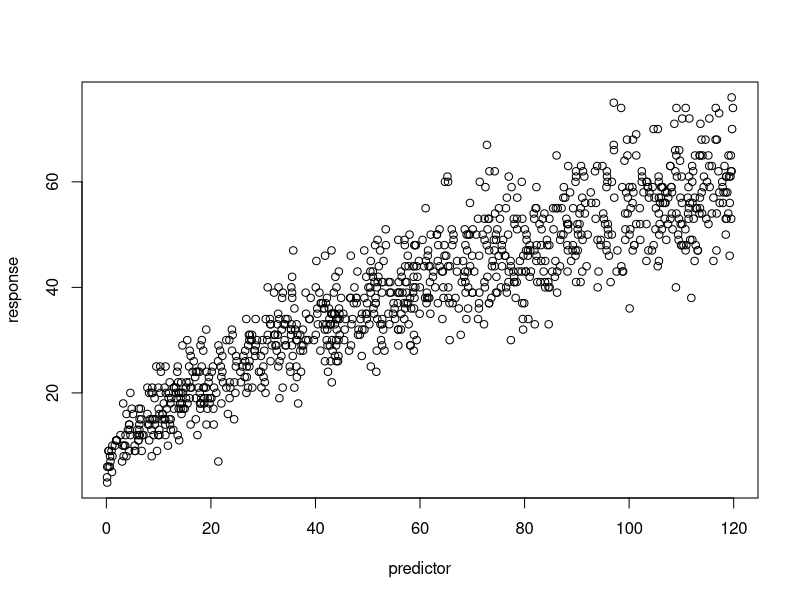

The R script that drew this image: (Note: this script raises an error after producing the figure.)
## ---- chunk 1
knitr::opts_chunk$set(echo = TRUE)
## ---- chunk 2
#Deterministic Function - power law
powLaw <- function(a,b,x){
  return((a * x^b))
}

#Inv Link function - exponent for the ln() link function.
invLink <- function(z){
  return(exp(z))
}
## ---- chunk 3
a <- 2 
b <- 0.15


x <- runif(1000, min = 0, max = 120) #Max area of a fragment = 120 M^2
y <- rpois(n = 1e3, lambda = invLink(powLaw(a,b,x)))

Rgonauts <- data.frame("predictor" = x, "response" = y)


plot(Rgonauts)


write.csv(Rgonauts,"/Users/spencerjohnson/Desktop/School25/EEB429/Rgonauts.csv", row.names = FALSE)
